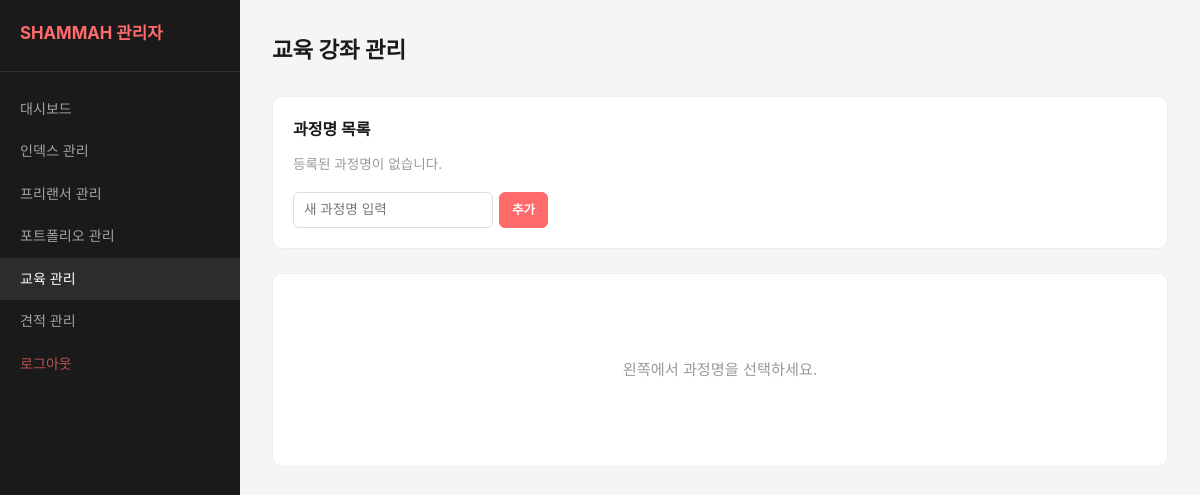
Before: /admin/lesson-admin.php (signed in) with the older database file.
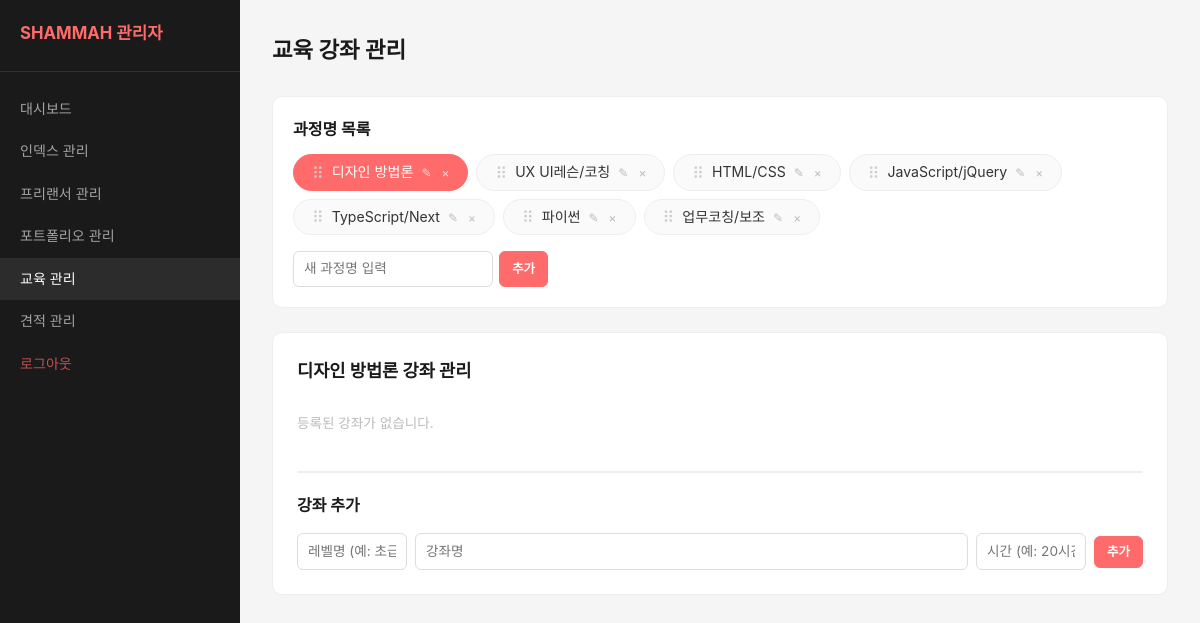
After: the same page with the newer database file.
### tables this page shows
CREATE TABLE IF NOT EXISTS `lesson_categories` (
  `id`         INT UNSIGNED  NOT NULL AUTO_INCREMENT,
  `name`       VARCHAR(100)  NOT NULL UNIQUE,
  `sort_order` INT           NOT NULL DEFAULT 0,
  `created_at` DATETIME      NOT NULL DEFAULT CURRENT_TIMESTAMP,
  PRIMARY KEY (`id`),
  INDEX `idx_sort` (`sort_order`)
);

### includes/functions.php (called while the page is built, shortened)
<?php
function h(string $str): string {
    return htmlspecialchars($str, ENT_QUOTES, 'UTF-8');
}

### admin/lesson-admin.php (the view, shortened to what this page needs)
<?php
require_once '../config/db.php';
require_once '../includes/functions.php';
$categories = $pdo->query('SELECT * FROM lesson_categories ORDER BY sort_order ASC')->fetchAll();
$selectedCatId = isset($_GET['cat']) ? (int)$_GET['cat'] : ($categories[0]['id'] ?? 0);
$selectedCat = null;
foreach ($categories as $c) {
    if ($c['id'] === $selectedCatId) { $selectedCat = $c; break; }
}
$editCatId    = isset($_GET['edit_cat']) ? (int)$_GET['edit_cat'] : 0;
$editLessonId = isset($_GET['edit_lesson']) ? (int)$_GET['edit_lesson'] : 0;
$lessonsGrouped = [];
?>
<!DOCTYPE html>
<html lang="ko">
<head>
  <link rel="stylesheet" href="/css/admin.css">
</head>
<body class="admin-page">
<div class="admin-layout">
  <aside class="admin-sidebar">
    <div class="admin-sidebar__logo"><a href="/admin/">SHAMMAH 관리자</a></div>
    <nav class="admin-sidebar__nav">
      <ul>
        <li><a href="/admin/">대시보드</a></li>
        <li><a href="/admin/index-admin.php">인덱스 관리</a></li>
        <li><a href="/admin/freelancer-admin.php">프리랜서 관리</a></li>
        <li><a href="/admin/portfolio-admin.php">포트폴리오 관리</a></li>
        <li class="active"><a href="/admin/lesson-admin.php">교육 관리</a></li>
        <li><a href="/admin/quote-admin.php">견적 관리</a></li>
        <li><a href="/admin/logout.php" class="logout">로그아웃</a></li>
      </ul>
    </nav>
  </aside>
  <main class="admin-content">
    <div class="admin-header">
      <h1>교육 강좌 관리</h1>
    </div>
    <div class="lesson-admin-layout">
      <div class="cat-panel">
        <h2>과정명 목록</h2>
        <div class="cat-list">
          <?php foreach ($categories as $c): ?>
            <?php if ($editCatId === $c['id']): ?>
            <form method="post" class="cat-edit-form">
              <input type="hidden" name="csrf_token" value="<?php echo h(csrf_token()); ?>">
              <input type="hidden" name="action" value="update_category">
              <input type="hidden" name="cat_id" value="<?php echo (int)$c['id']; ?>">
              <input type="text" name="cat_name" value="<?php echo h($c['name']); ?>" required autofocus>
              <button type="submit" class="btn-save">저장</button>
              <a href="?cat=<?php echo $selectedCatId; ?>" style="text-decoration:none;"><button type="button" class="btn-cancel">취소</button></a>
            </form>
            <?php else: ?>
            <div class="cat-list__item<?php echo $c['id'] === $selectedCatId ? ' is-active' : ''; ?>" data-cat-id="<?php echo (int)$c['id']; ?>">
              <span class="drag-handle">⠿</span>
              <a href="?cat=<?php echo (int)$c['id']; ?>"><?php echo h($c['name']); ?></a>
              <div class="cat-actions">
                <a href="?cat=<?php echo $selectedCatId; ?>&edit_cat=<?php echo (int)$c['id']; ?>" title="수정"><button type="button">&#9998;</button></a>
                <form method="post" style="margin:0" onsubmit="return confirm('이 과정명과 소속 강좌가 모두 삭제됩니다.\n계속하시겠습니까?');">
                  <button type="submit" class="btn-del" title="삭제">&times;</button>
                </form>
              </div>
            </div>
            <?php endif; ?>
          <?php endforeach; ?>
          <?php if (empty($categories)): ?>
          <p style="color:#999;font-size:.85rem;">등록된 과정명이 없습니다.</p>
          <?php endif; ?>
        </div>
        <form method="post" class="cat-add-form">
          <input type="text" name="cat_name" placeholder="새 과정명 입력" required>
          <button type="submit" class="btn btn--primary btn--sm">추가</button>
        </form>
      </div>
      <div class="course-panel">
        <?php if ($selectedCat): ?>
        <h2><?php echo h($selectedCat['name']); ?> 강좌 관리</h2>
        <?php if (!empty($lessonsGrouped)): ?>
        <div class="course-sections-grid">
          <?php foreach ($lessonsGrouped as $levelName => $levelLessons): ?>
          <div class="course-section">
            <div class="course-section__head">
              <input type="checkbox" class="section-check-all" title="이 레벨 전체 선택">
              <span class="level-name-edit"
                    contenteditable="true"
                    data-category="<?php echo h($selectedCat['name']); ?>"
                    data-level="<?php echo h($levelName); ?>"
                    title="클릭하여 레벨명 수정"><?php echo h($levelName); ?></span>
              <span class="level-name-hint">✎</span>
            </div>
            <?php foreach ($levelLessons as $l): ?>
              <?php if ($editLessonId === (int)$l['id']): ?>
              <form method="post" class="course-edit-form">
                <input type="hidden" name="csrf_token" value="<?php echo h(csrf_token()); ?>">
                <input type="hidden" name="action" value="update_lesson">
                <input type="hidden" name="id" value="<?php echo (int)$l['id']; ?>">
                <input type="hidden" name="cat_id_ref" value="<?php echo $selectedCatId; ?>">
                <input type="text" name="title" value="<?php echo h($l['title']); ?>" required autofocus>
                <input type="text" name="hours" value="<?php echo h($l['hours']); ?>" placeholder="시간">
                <input type="text" name="level" value="<?php echo h($l['level']); ?>" placeholder="레벨명" required style="width:100px;">
                <button type="submit" class="btn-save">저장</button>
                <a href="?cat=<?php echo $selectedCatId; ?>" style="text-decoration:none;"><button type="button" class="btn-cancel">취소</button></a>
              </form>
              <?php else: ?>
              <div class="course-row" data-lesson-id="<?php echo (int)$l['id']; ?>">
                <input type="checkbox" class="lesson-check" value="<?php echo (int)$l['id']; ?>">
                <span class="drag-handle">⠿</span>
                <span class="course-row__name"><?php echo h($l['title']); ?></span>
                <span class="course-row__hours"><?php echo h($l['hours']); ?></span>
                <div class="course-row__actions">
                  <a href="?cat=<?php echo $selectedCatId; ?>&edit_lesson=<?php echo (int)$l['id']; ?>" class="btn btn--sm">수정</a>
                  <form method="post" style="margin:0" onsubmit="return confirm('삭제하시겠습니까?');">
                    <input type="hidden" name="csrf_token" value="<?php echo h(csrf_token()); ?>">
                    <input type="hidden" name="action" value="delete_lesson">
                    <input type="hidden" name="id" value="<?php echo (int)$l['id']; ?>">
                    <input type="hidden" name="cat_id_ref" value="<?php echo $selectedCatId; ?>">
                    <button type="submit" class="btn btn--sm btn--danger">삭제</button>
                  </form>
                </div>
              </div>
              <?php endif; ?>
            <?php endforeach; ?>
          </div>
          <?php endforeach; ?>
        </div>
        <?php else: ?>
          <p class="course-empty">등록된 강좌가 없습니다.</p>
        <?php endif; ?>
        <div class="lesson-add">
          <h3 class="lesson-add__title">강좌 추가</h3>
          <form method="post" class="lesson-add-form">
            <input type="text" name="level" placeholder="레벨명 (예: 초급)" required
                   list="level-hints" autocomplete="off">
            <input type="text" name="title" placeholder="강좌명" required>
            <input type="text" name="hours" placeholder="시간 (예: 20시간)">
            <button type="submit" class="btn btn--primary btn--sm">추가</button>
          </form>
        </div>
        <?php else: ?>
        <p class="no-cat-selected">왼쪽에서 과정명을 선택하세요.</p>
        <?php endif; ?>
      </div>
    </div>
  </main>
</div>
</body>
</html>

### css/admin.css (style rules this page uses)
*, *::before, *::after { margin: 0; padding: 0; box-sizing: border-box; }
body { font-family: 'Pretendard', 'Inter', -apple-system, BlinkMacSystemFont, sans-serif; color: #333; line-height: 1.6; -webkit-font-smoothing: antialiased; background: #F5F5F5; }
a { color: inherit; text-decoration: none; }
ul, ol { list-style: none; }
button, input, select, textarea { font: inherit; color: inherit; border: none; outline: none; }
button { cursor: pointer; }
.admin-layout { display: grid; grid-template-columns: 240px 1fr; min-height: 100vh; }
.admin-sidebar { background: #1A1A1A; color: #fff; padding: 20px 0; position: sticky; top: 0; height: 100vh; overflow-y: auto; }
.admin-sidebar__logo { padding: 0 20px 24px; border-bottom: 1px solid rgba(255,255,255,.1); margin-bottom: 16px; }
.admin-sidebar__logo a { font-size: 1.05rem; font-weight: 700; color: #FF6B6B; }
.admin-sidebar__nav ul { display: flex; flex-direction: column; }
.admin-sidebar__nav li a { display: block; padding: 10px 20px; font-size: .88rem; color: rgba(255,255,255,.6); transition: background .2s, color .2s; }
.admin-sidebar__nav li a:hover, .admin-sidebar__nav li.active a { background: rgba(255,255,255,.08); color: #fff; }
.admin-sidebar__nav .logout { color: rgba(255,107,107,.7); }
.admin-content { padding: 32px; overflow-x: auto; }
.admin-header { display: flex; align-items: center; justify-content: space-between; margin-bottom: 28px; }
.admin-header h1 { font-size: 1.4rem; font-weight: 700; color: #1A1A1A; }
.btn { display: inline-block; padding: 8px 20px; font-size: .85rem; font-weight: 600; border-radius: 6px; border: 1px solid transparent; transition: all .2s; text-align: center; background: #f0f0f0; color: #333; }
.btn--primary { background: #FF6B6B; color: #fff; border-color: #FF6B6B; }
.btn--sm { padding: 5px 12px; font-size: .78rem; }

### admin/lesson-admin.php (style rules this page uses)
.lesson-admin-layout { display: flex; flex-direction: column; gap: 24px; }
.cat-panel { background: #fff; border-radius: 10px; border: 1px solid #eee; padding: 20px; }
.cat-panel h2 { font-size: 1rem; font-weight: 700; margin-bottom: 12px; color: #1A1A1A; }
.cat-list { display: flex; flex-wrap: wrap; gap: 8px; margin-bottom: 16px; }
.cat-list__item { display: flex; align-items: center; gap: 4px; padding: 6px 14px; border-radius: 20px; font-size: .88rem; border: 1px solid #eee; background: #fafafa; transition: all .15s; white-space: nowrap; }
.cat-list__item.is-active { background: #FF6B6B; border-color: #FF6B6B; color: #fff; }
.cat-list__item.is-active .cat-actions button { color: rgba(255,255,255,.7); }
.cat-list__item > a { display: block; }
.cat-actions { display: flex; gap: 2px; flex-shrink: 0; }
.cat-actions button { background: none; border: none; font-size: .75rem; color: #bbb; padding: 2px 4px; cursor: pointer; line-height: 1; }
.cat-add-form { display: flex; gap: 6px; }
.cat-add-form input { padding: 6px 10px; font-size: .85rem; border: 1px solid #ddd; border-radius: 6px; width: 200px; }
.course-panel { background: #fff; border-radius: 10px; border: 1px solid #eee; padding: 24px; }
.course-panel h2 { font-size: 1.1rem; font-weight: 700; margin-bottom: 20px; color: #1A1A1A; }
.lesson-add { margin-top: 28px; border-top: 2px solid #eee; padding-top: 20px; }
.lesson-add__title { font-size: 1rem; font-weight: 700; color: #1A1A1A; margin-bottom: 14px; }
.lesson-add-form { display: flex; gap: 8px; align-items: center; flex-wrap: wrap; }
.lesson-add-form input { padding: 7px 10px; font-size: .85rem; border: 1px solid #ddd; border-radius: 6px; }
.lesson-add-form input[name="title"] { flex: 1; min-width: 160px; }
.lesson-add-form input[name="hours"] { width: 110px; }
.lesson-add-form input[name="level"] { width: 110px; }
.course-empty { color: #bbb; font-size: .85rem; padding: 8px 0; }
.drag-handle { cursor: grab; color: #ccc; font-size: 1rem; padding: 0 4px; flex-shrink: 0; user-select: none; line-height: 1; }
.no-cat-selected { color: #999; font-size: .95rem; text-align: center; padding: 60px 0; }

Changed rows visible on the page:
added lesson_categories: name "디자인 방법론"
added lesson_categories: name "UX UI레슨/코칭"
added lesson_categories: name "HTML/CSS"
added lesson_categories: name "JavaScript/jQuery"
added lesson_categories: name "TypeScript/Next"
added lesson_categories: name "파이썬"
added lesson_categories: name "업무코칭/보조"
Other visible differences:
text no longer shown: "등록된 과정명이 없습니다. 왼쪽에서 과정명을 선택하세요."
text now shown: "강좌 관리 등록된 강좌가 없습니다. 강좌 추가 추가"
